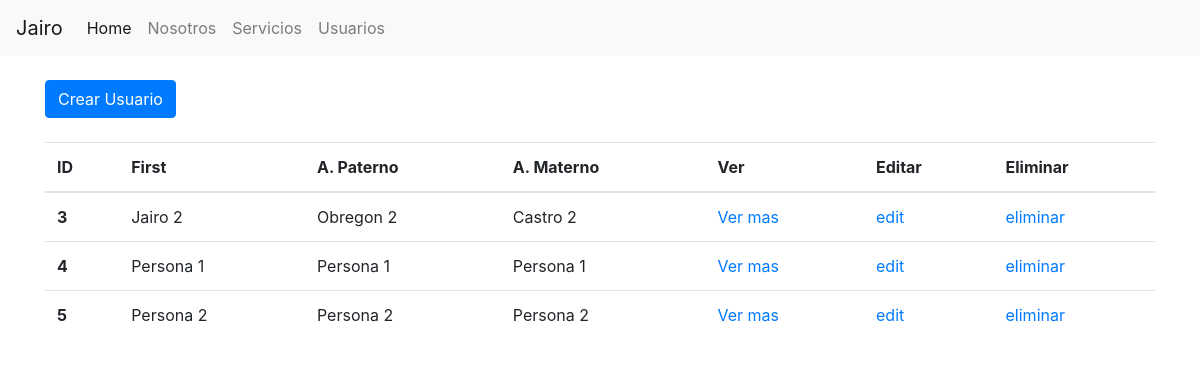
Screenshot of /usuarios/ with the database file from the repository.
### core/models.py (models this page shows)
class usuario(models.Model):
        Nombres = models.CharField(max_length=200)
        Apaterno = models.CharField(max_length=200)
        Amaterno= models.CharField(max_length=200)
        Edad= models.IntegerField()
        class Meta:
            verbose_name = 'usuario'
            verbose_name_plural= 'usuarios'

### core/views.py (the view)
# urls.py: path('usuarios/', views.UserListView.as_view(),name='list'),
class UserListView(ListView):
    model = usuario

### templates/core/usuario_list.html
{% extends 'core/index.html' %}
{% block 'content' %}
<div class="container">
    <div class="mt-4 mb-4">
        <a href="{% url 'create' %}" class="btn btn-primary"> Crear Usuario</a>
    </div>
<table class="table">
    <thead>
      <tr>
        <th scope="col">ID</th>
        <th scope="col">First</th>
        <th scope="col">A. Paterno</th>
        <th scope="col">A. Materno</th>
        <th scope="col">Ver</th>
        <th scope="col">Editar</th>
        <th scope="col">Eliminar</th>
      </tr>
    </thead>
    <tbody>
        {% for obj in object_list %}
      <tr>
        <th scope="row">{{obj.pk}}</th>
        <td>{{obj.Nombres}}</td>
        <td>{{obj.Apaterno}}</td>
        <td>{{obj.Amaterno}}</td>
        <td><a href="{% url 'detail' obj.pk %}"> Ver mas</a></td>
        <td><a href="{% url 'edit' obj.pk %}"> edit</a></td>
        <td><a href="{% url 'delete' obj.pk %}"> eliminar</a></td>
      </tr>
      {% endfor %}
    </tbody>
  </table>
</div>
{% endblock %}

### rows the page displays
usuario: pk "3", Nombres "Jairo 2", Apaterno "Obregon 2", Amaterno "Castro 2"
usuario: pk "4", Nombres "Persona 1", Apaterno "Persona 1", Amaterno "Persona 1"
usuario: pk "5", Nombres "Persona 2", Apaterno "Persona 2", Amaterno "Persona 2"
